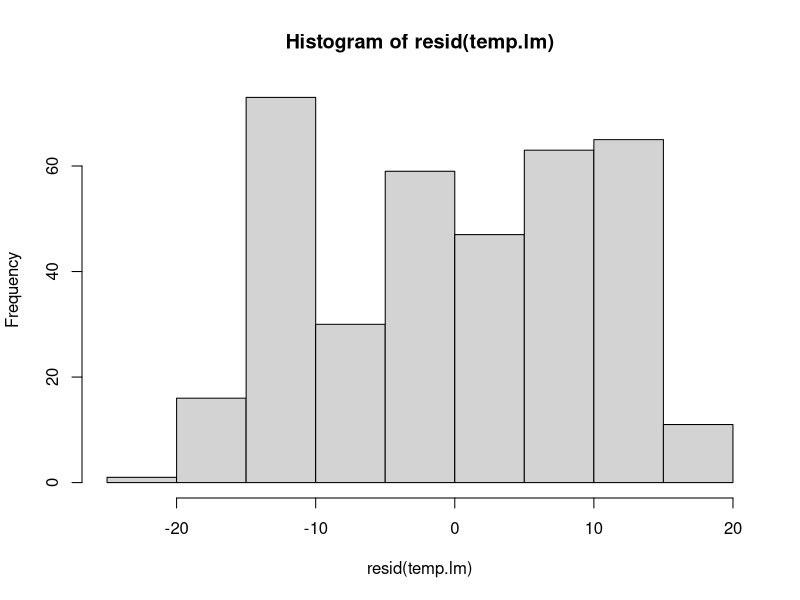
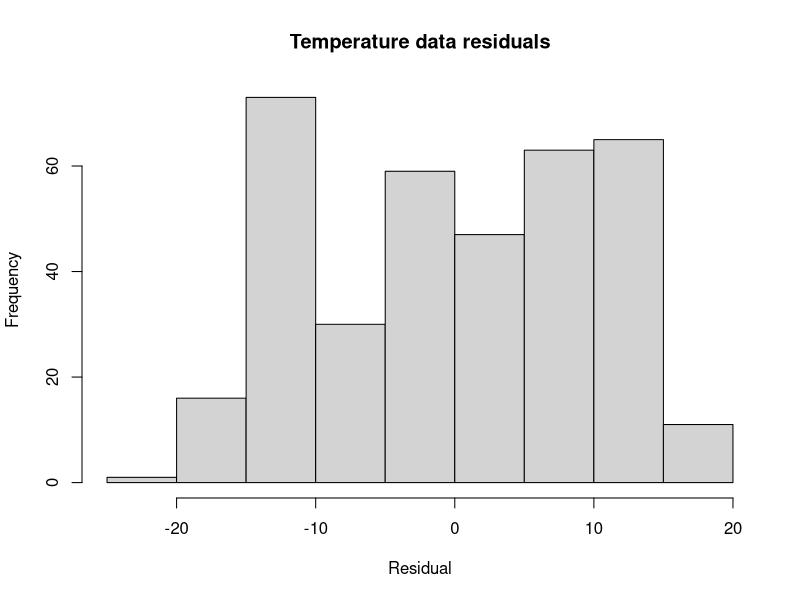
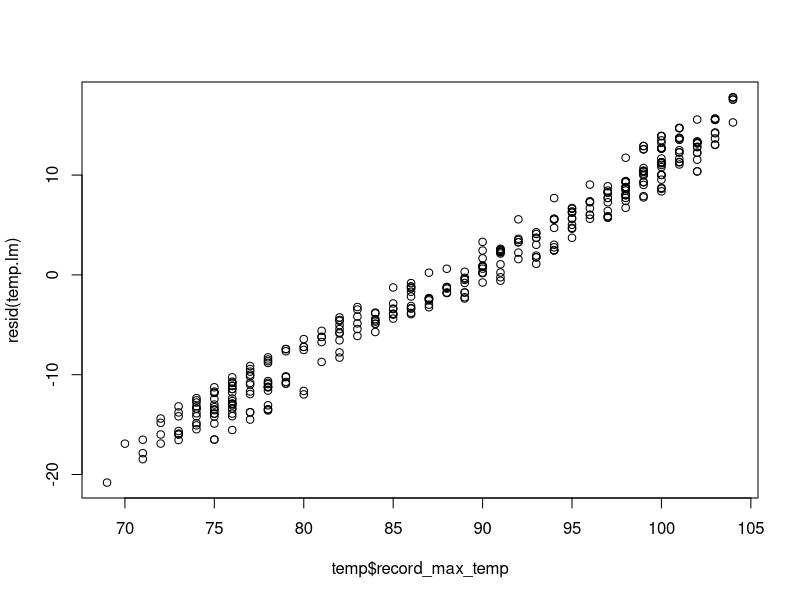
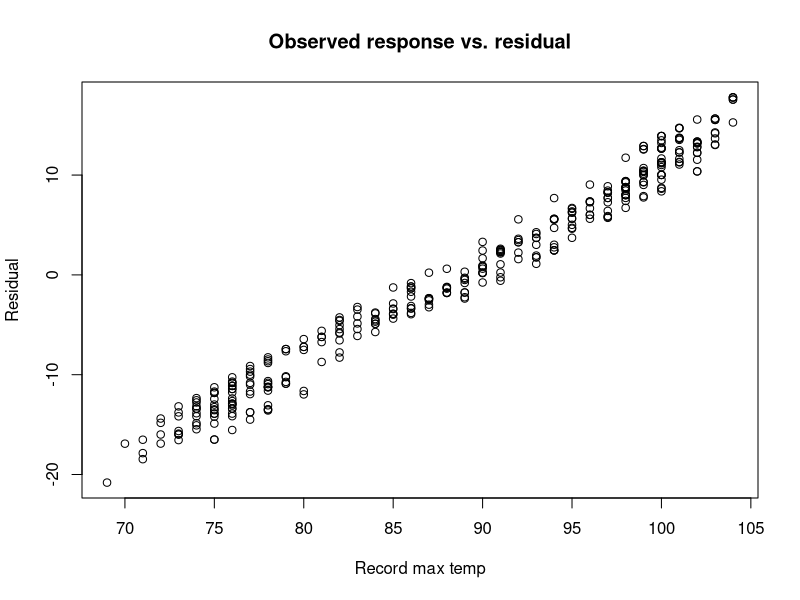

The R script that drew these images, in order:
library(readr)
temp <- read_csv("temp.csv")
View(temp)
temp.lm <- lm(record_max_temp ~ record_max_temp_year, data = temp)
temp.lm
summary(temp.lm)
hist(resid(temp.lm))
hist(resid(temp.lm), xlab = "Residual", ylab = "Frequency", main = "Temperature data residuals")
plot(temp$record_max_temp,resid(temp.lm))
plot(temp$record_max_temp,resid(temp.lm), xlab ="Record max temp", ylab = "Residual", main = "Observed response vs. residual")
